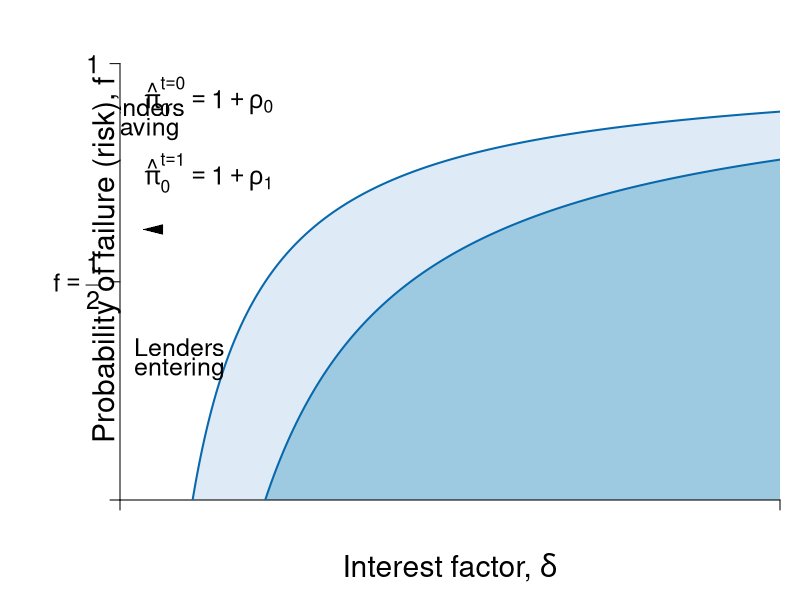

This figure's R source:
#' Graph Designer: Scott Cohn
#' Authors: Bowles and Halliday
#' Title: Coordination, Conflict and Competition: A Text in Microeconomics

library(shape)
pdf(file = "credit/credit_profit_barriers.pdf", width = 8, height = 6)

#Set parameters for graphics
pointsize <- 1.8
axislabelsize <- 1.8
labelsize <- 1.5
namesize <- 1.8
annotatesize <- 1.5
graphlinewidth <- 2
segmentlinewidth <- 1.5

COL <- c("#7fc97f", "#beaed4", "#fdc086", "#ffff99", "#386cb0", "#f0027f", "#bf5b17", "#666666")
COLA <- c("#e0f3db", "#99d8c9","#66c2a4","#41ae76", "#238b45", "#005824")
COLB <- c("#c6dbef", "#4eb3d3", "#2b8cbe", "#0868ac","#084081")
COLC <- c("#fcfbfd", "#efedf5", "#dadaeb", "#bcbddc", "#9e9ac8", "#807dba", "#6a51a3", "#54278f", "#3f007d")
grays <- gray.colors(25, start = 1, end = 0, alpha = 1)

#Edited the margins to cater for the larger LHS labels
par(mar =  c(5, 6, 1, 1))

brfFn <- function(delta, q = 1, k = 1) {
  .5 + (delta / (2 * q)) * (1 - k)
}

PCFn <- function(delta, q = 1) {
  delta/q
}

isoprofitFn <- function(delta, rho = 0.1, b = 0.5) {
  1 - ((1 + rho)/(1 - b))*(1/delta)
}

yFn <- function(d1, f1, q = 1){
  q*f1*(1 - f1) - d1*(1 - f1)
}

ylow <- function(delta, q = 1, ybar = 0.0625){
  (-sqrt(delta^2 - 2*delta*q + q^2 - 4*q*ybar) + delta + q)/(2*q)
}

yhigh <- function(delta, q = 1, ybar = 0.0625){
  (sqrt(delta^2 - 2*delta*q + q^2 - 4*q*ybar) + delta + q)/(2*q)
}

xlims <- c(0, 10)
ylims <- c(0, 1.1)

npts <- 501 
d1 <- seq(xlims[1], xlims[2], length.out = npts)
f1 <- seq(ylims[1], ylims[2], length.out = npts) 
a <- c(0.0625)

plot(0, 0, xlim = xlims, ylim = ylims, type = "n",
     xlab = expression(paste("")),
     ylab = expression(paste("")), 
     xaxt = "n", 
     yaxt = "n", 
     cex.lab = axislabelsize, 
     bty = "n",
     xaxs = "i", 
     yaxs = "i"
)


ticksy <- c(ylims[1], 0.5, ylims[2] - 0.1)
ylabels <- c(NA, expression(paste(f == frac(1,2))), 1)
ticksx <- c(xlims[1],NA, NA, xlims[2])
xlabels <- c(NA, NA, NA, NA)


npts <- 503 
xx1 <- seq(xlims[1], xlims[2], length.out = npts)


# Polygon
COLD <- c("#deebf7", "#9ecae1")
xpoly <- seq(from = (1 + 0.1)/(1 - 0), to = xlims[2], length.out = 500)
ypoly <- isoprofitFn(xpoly, b = 0)
polygon(x = xpoly, y = ypoly, col = COLD[1], density = NULL, border = NA)

xpoly1 <- c((1 + 0.1)/(1 - 0), xlims[2], xlims[2])
ypoly1 <- c(0, 0, isoprofitFn(xlims[2], b = 0))
polygon(x = xpoly1, y = ypoly1, col = COLD[1], density = NULL, border = NA)

xpoly2 <- seq(from = (1 + 0.1)/(1 - 0.5), to = xlims[2], length.out = 500)
ypoly2 <- isoprofitFn(xpoly2, b = 0.5)
polygon(x = xpoly2, y = ypoly2, col = COLD[2], density = NULL, border = NA)

xpoly3 <- c((1 + 0.1)/(1 - 0.5), xlims[2], xlims[2])
ypoly3 <- c(0, 0, isoprofitFn(xlims[2], b = 0.5))
polygon(x = xpoly3, y = ypoly3, col = COLD[2], density = NULL, border = NA)

#segments(0.25, 0, xlims[2], isoprofitFn(xlims[2], b = 0.5), col = COLD[2])

axis(1, at = ticksx, pos = 0, labels = xlabels, cex.axis = labelsize)
axis(2, at = ticksy, pos = 0, labels = ylabels, las = 1, cex.axis = labelsize)


#Draw the graphs
# lines(xx1, brfFn(xx1, k = 0.28), col = COLA[4], lwd = graphlinewidth)
# lines(xx1, brfFn(xx1, k = 0.5), col = COLA[4], lwd = graphlinewidth)
# lines(xx1, brfFn(xx1, k = 0.75), col = COLA[4], lwd = graphlinewidth)
lines(xx1, isoprofitFn(xx1), col = COLB[4], lwd = graphlinewidth)
lines(xx1, isoprofitFn(xx1, b = 0), col = COLB[4], lwd = graphlinewidth)
#lines(xx1, isoprofitFn(xx1, pi = 0.5), col = COLB[4], lwd = graphlinewidth)


#Axis labels
mtext(expression(paste("Interest factor, ", delta)), side = 1, line = 3.3, cex = axislabelsize)
text(-0.2, 0.5*(ylims[2]), expression(paste("Probability of failure (risk), ", f)), xpd = TRUE, cex = axislabelsize, srt = 90) 

#segments(0.39, -1, 0.39, brfFn(0.39, k = 0.75), lty = 2, col = grays[20] , lwd = segmentlinewidth)
#points(0.39, brfFn(0.39, k = 0.75), pch = 16, col = "black", cex = 1.5)
#text(0.39 + 0.025, brfFn(0.39, k = 0.75) - 0.03, expression(paste(b)), cex = labelsize)

#segments(1, -1, 1, brfFn(delta = 1, k = 0.5), lty = 2, col = grays[20] , lwd = segmentlinewidth)
#points(1, brfFn(1, k = 0.5), pch = 16, col = "black", cex = 1.5)
# text(1, brfFn(1, k = 0.5) + 0.04, expression(paste(n)), cex = labelsize)

#segments(.59, -1, 0.59, brfFn(delta = 0.59, k = 0.75), lty = 2, col = grays[20] , lwd = segmentlinewidth)
#points(0.59, brfFn(0.59, k = 0.75), pch = 16, col = "black", cex = 1.5)
#text(0.59 + 0.025, brfFn(0.59, k = 0.75) - 0.03, expression(paste(a)), cex = labelsize)

#segments(.7, -1, 0.7, brfFn(delta = 0.7, k = 0.28), lty = 2, col = grays[20] , lwd = segmentlinewidth)
#points(0.7, brfFn(0.7, k = 0.28), pch = 16, col = "black", cex = 1.5)

# ZPC
text(1.35, 0.925, expression(paste(hat(pi)[0]^{t==0} == 1 + rho[0])), cex = labelsize, xpd = TRUE)
text(1.35, 0.75, expression(paste(hat(pi)[0]^{t==1} == 1 + rho[1])), cex = labelsize, xpd = TRUE)

# text(1.1, 1.08, expression(paste("BRF of previously excluded")), cex = labelsize, xpd = TRUE)
# text(1.1, 1.02, expression(paste("now marginal borrower")), cex = labelsize, xpd = TRUE)
# Arrows(1.1, 0.98, 1.1, 0.92, col = "black", lty = 1, lwd = 2, arr.type = "triangle", arr.lwd = 0.5)
# 
# text(1.1, 0.5, expression(paste("BRF of")), cex = labelsize)
# text(1.1, 0.44, expression(paste("wealthy borrower")), cex = labelsize)
# Arrows(1.1, 0.53, 1.1, 0.6, col = "black", lty = 1, lwd = 2, arr.type = "triangle", arr.lwd = 0.5)
# 
# 
# text(0.6, 0.91, expression(paste("BRF of previously")), cex = labelsize)
# text(0.6, 0.85, expression(paste("marginal borrower")), cex = labelsize)
# Arrows(0.6, 0.82, 0.6, 0.68, col = "black", lty = 1, lwd = 2, arr.type = "triangle", arr.lwd = 0.5)

#text(0.49, 0.15, expression(paste("Policy")), cex = labelsize)
#text(0.49, 0.09, expression(paste("Change")), cex = labelsize)
Arrows(0.63, 0.62, 0.5, 0.62, col = "black", lty = 1, lwd = 2, arr.type = "triangle", arr.lwd = 0.5)


#Labels for lenders entering and leaving
text(0.3, 0.9, expression(paste("Lenders")), cex = labelsize)
text(0.3, 0.85, expression(paste("leaving")), cex = labelsize)

text(0.9, 0.35, expression(paste("Lenders")), cex = labelsize)
text(0.9, 0.3, expression(paste("entering")), cex = labelsize)


dev.off()
